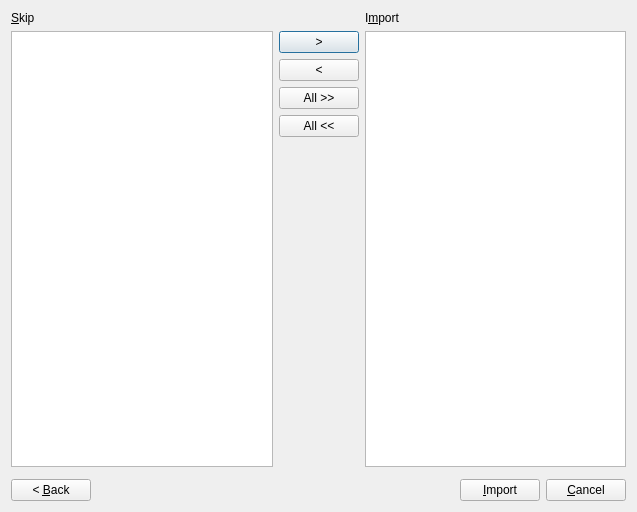
<?xml version="1.0" encoding="UTF-8"?>
<ui version="4.0">
 <class>Dialog</class>
 <widget class="QDialog" name="Dialog">
  <property name="geometry">
   <rect>
    <x>0</x>
    <y>0</y>
    <width>637</width>
    <height>512</height>
   </rect>
  </property>
  <property name="windowTitle">
   <string>Import Preview</string>
  </property>
  <layout class="QVBoxLayout" name="verticalLayout_2">
   <item>
    <layout class="QGridLayout" name="gridLayout">
     <item row="0" column="0">
      <widget class="QLabel" name="label">
       <property name="text">
        <string>&amp;Skip</string>
       </property>
       <property name="buddy">
        <cstring>skipList</cstring>
       </property>
      </widget>
     </item>
     <item row="0" column="2">
      <widget class="QLabel" name="label_2">
       <property name="text">
        <string>I&amp;mport</string>
       </property>
       <property name="buddy">
        <cstring>importList</cstring>
       </property>
      </widget>
     </item>
     <item row="1" column="0">
      <widget class="QListWidget" name="skipList">
       <property name="sortingEnabled">
        <bool>true</bool>
       </property>
      </widget>
     </item>
     <item row="1" column="1">
      <layout class="QVBoxLayout" name="verticalLayout">
       <item>
        <widget class="QPushButton" name="importOneButton">
         <property name="text">
          <string>&gt;</string>
         </property>
        </widget>
       </item>
       <item>
        <widget class="QPushButton" name="skipOneButton">
         <property name="text">
          <string>&lt;</string>
         </property>
        </widget>
       </item>
       <item>
        <widget class="QPushButton" name="importAllButton">
         <property name="text">
          <string>All &gt;&gt;</string>
         </property>
        </widget>
       </item>
       <item>
        <widget class="QPushButton" name="skipAllButton">
         <property name="text">
          <string>All &lt;&lt;</string>
         </property>
        </widget>
       </item>
       <item>
        <spacer name="verticalSpacer">
         <property name="orientation">
          <enum>Qt::Vertical</enum>
         </property>
         <property name="sizeHint" stdset="0">
          <size>
           <width>20</width>
           <height>40</height>
          </size>
         </property>
        </spacer>
       </item>
      </layout>
     </item>
     <item row="1" column="2">
      <widget class="QListWidget" name="importList">
       <property name="sortingEnabled">
        <bool>true</bool>
       </property>
      </widget>
     </item>
    </layout>
   </item>
   <item>
    <widget class="QWidget" name="detailsWidget" native="true"/>
   </item>
   <item>
    <layout class="QHBoxLayout" name="horizontalLayout_2">
     <item>
      <widget class="QPushButton" name="backButton">
       <property name="text">
        <string>&lt; &amp;Back</string>
       </property>
      </widget>
     </item>
     <item>
      <spacer name="horizontalSpacer">
       <property name="orientation">
        <enum>Qt::Horizontal</enum>
       </property>
       <property name="sizeHint" stdset="0">
        <size>
         <width>40</width>
         <height>20</height>
        </size>
       </property>
      </spacer>
     </item>
     <item>
      <widget class="QPushButton" name="importButton">
       <property name="text">
        <string>&amp;Import</string>
       </property>
      </widget>
     </item>
     <item>
      <widget class="QPushButton" name="cancelButton">
       <property name="text">
        <string>&amp;Cancel</string>
       </property>
      </widget>
     </item>
    </layout>
   </item>
  </layout>
 </widget>
 <resources/>
 <connections/>
</ui>
